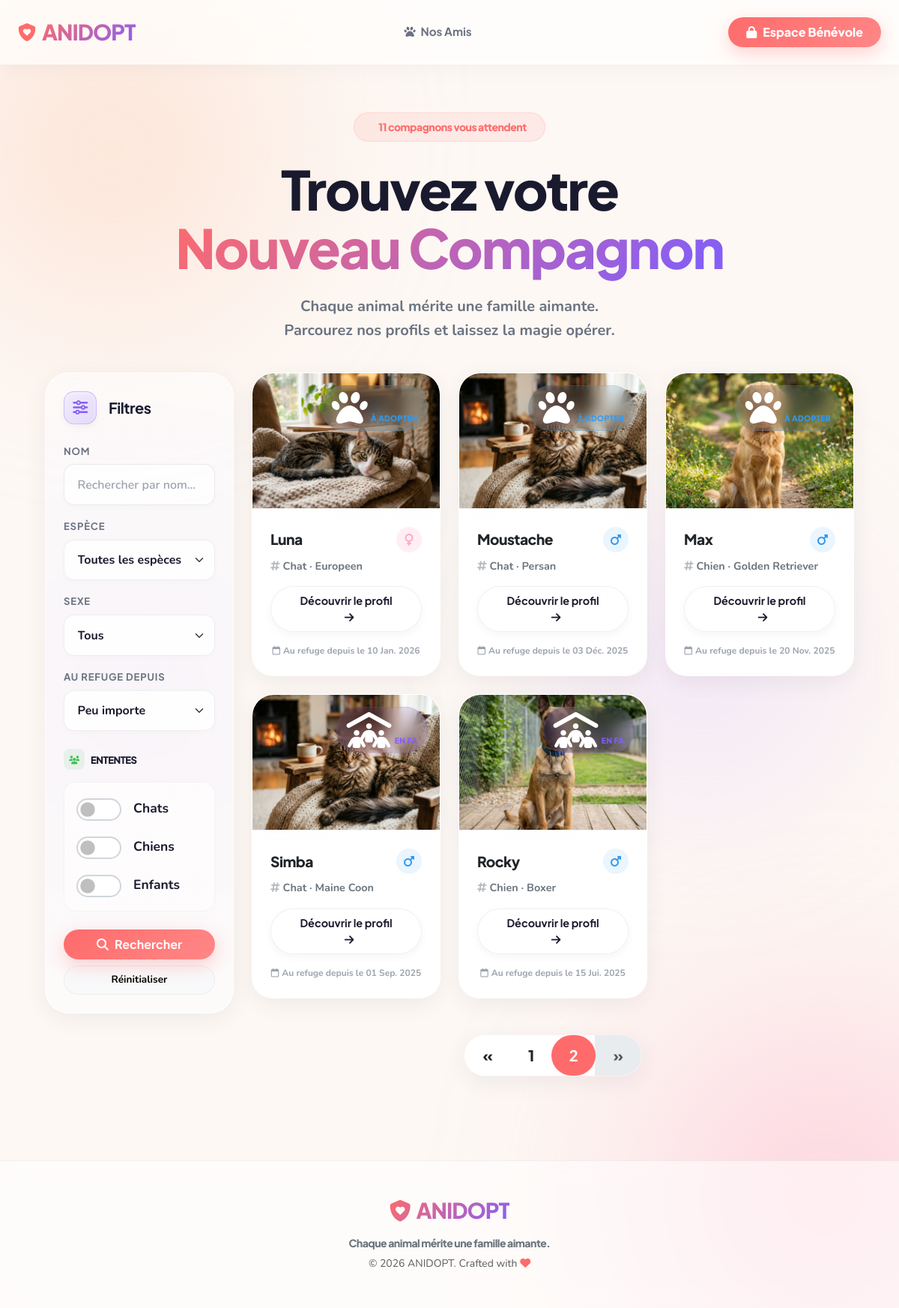
Screenshot of /?page=2 with the database file from the repository.
### refuge/models.py (models this page shows, shortened)
class Animal(models.Model):
    STATUT_CHOICES = [
        ('Disponible', 'Disponible'),
        ('En soin', 'En soin'),
        ('Adopté', 'Adopté'),
        ('En famille d\'accueil', 'En famille d\'accueil'),
    ]
    SEXE_CHOICES = [
        ('M', 'Mâle'),
        ('F', 'Femelle'),
    ]
    nom = models.CharField(max_length=100, verbose_name="Nom de l'animal")
    espece = models.ForeignKey(Espece, on_delete=models.CASCADE, related_name='animaux', verbose_name="Espèce")
    race = models.CharField(max_length=100, blank=True, verbose_name="Race")
    sexe = models.CharField(max_length=1, choices=SEXE_CHOICES, default='M', verbose_name="Sexe")
    date_naissance_estimee = models.DateField(verbose_name="Date de naissance estimée")
    photo = models.ImageField(upload_to='animaux/', blank=True, null=True, verbose_name="Photo de l'animal")
    vaccine = models.BooleanField(default=False, verbose_name="Vacciné")
    sterilise = models.BooleanField(default=False, verbose_name="Stérilisé")
    compatibilite_chats = models.BooleanField(default=False, verbose_name="Entente Chats")
    compatibilite_chiens = models.BooleanField(default=False, verbose_name="Entente Chiens")
    compatibilite_enfants = models.BooleanField(default=False, verbose_name="Entente Enfants")
    statut = models.CharField(max_length=50, choices=STATUT_CHOICES, default='Disponible', verbose_name="Statut")
    date_arrivee = models.DateField(default=timezone.now, verbose_name="Date d'arrivée")
    class Meta:
        verbose_name_plural = "Animaux"

class Espece(models.Model):
    nom_espece = models.CharField(max_length=100, unique=True, verbose_name="Nom de l'espèce")
    besoins_specifiques = models.TextField(blank=True, verbose_name="Besoins spécifiques")
    def __str__(self):
        return self.nom_espece

### refuge/views.py (the view)
# urls.py: path('', views.animal_list, name='animal_list'),
def animal_list(request):
    animaux_list = Animal.objects.all().order_by('-date_arrivee')
    form = AnimalSearchForm(request.GET)
    if form.is_valid():
        if form.cleaned_data.get('nom'):
            animaux_list = animaux_list.filter(nom__icontains=form.cleaned_data['nom'])
        if form.cleaned_data.get('espece'):
            animaux_list = animaux_list.filter(espece=form.cleaned_data['espece'])
        if form.cleaned_data.get('sexe'):
            animaux_list = animaux_list.filter(sexe=form.cleaned_data['sexe'])
        if form.cleaned_data.get('entente_chats'):
            animaux_list = animaux_list.filter(compatibilite_chats=True)
        if form.cleaned_data.get('entente_chiens'):
            animaux_list = animaux_list.filter(compatibilite_chiens=True)
        if form.cleaned_data.get('entente_enfants'):
            animaux_list = animaux_list.filter(compatibilite_enfants=True)
        duree = form.cleaned_data.get('duree_sejour')
        today = timezone.now().date()
        if duree == 'recent':
            animaux_list = animaux_list.filter(date_arrivee__gte=today - datetime.timedelta(days=30))
        elif duree == 'moyen':
            animaux_list = animaux_list.filter(date_arrivee__lt=today - datetime.timedelta(days=30), date_arrivee__gte=today - datetime.timedelta(days=180))
        elif duree == 'long':
            animaux_list = animaux_list.filter(date_arrivee__lt=today - datetime.timedelta(days=180))
    paginator = Paginator(animaux_list, 6) # 6 animaux par page
    page_number = request.GET.get('page')
    animaux = paginator.get_page(page_number)
    context = {
        'animaux': animaux,
        'form': form,
    }
    return render(request, 'refuge/animal_list.html', context)

### refuge/templates/refuge/animal_list.html (shortened to what this page needs)
{% extends 'refuge/base.html' %}
{% block hero %}
<div class="hero-supreme reveal">
    <div class="d-inline-flex align-items-center px-4 py-2 mb-4 rounded-pill" style="background: var(--primary-light); border: 1.5px solid rgba(255, 107, 107, 0.15);">
        <span class="tech-font small" style="color: var(--primary);">{{ animaux.paginator.count }} compagnons vous attendent</span>
    </div>
    <h1 class="hero-title fw-black" style="font-size: 4.5rem; letter-spacing: -2px;">Trouvez votre<br><span style="background: linear-gradient(135deg, var(--primary), var(--accent), var(--primary)); background-size: 200% auto; -webkit-background-clip: text; -webkit-text-fill-color: transparent; animation: shine 5s linear infinite;">Nouveau Compagnon</span></h1>
    <p class="hero-subtitle mt-3 fs-5">Chaque animal mérite une famille aimante.<br>Parcourez nos profils et laissez la magie opérer.</p>
</div>
{% endblock %}
{% block content %}
<div class="row g-4">
    <div class="col-xl-3 col-lg-4 reveal d-1">
        <div class="glass-panel p-4 position-sticky overflow-hidden" style="top: 120px; border-radius: 32px;">
            <div style="position: relative; z-index: 1;">
                <h5 class="mb-4 d-flex align-items-center tech-font fw-bold">
                    <div class="icon-glass-sm accent-glass me-3">
                        <i class="fa-solid fa-sliders" style="color: var(--accent);"></i>
                    </div>
                    Filtres
                </h5>
            <form method="get">
                <div class="mb-3">
                    <label class="form-label">Nom</label>
                    {{ form.nom }}
                </div>
                <div class="mb-3">
                    <label class="form-label">Espèce</label>
                    {{ form.espece }}
                </div>
                <div class="mb-3">
                    <label class="form-label">Sexe</label>
                    {{ form.sexe }}
                </div>
                <div class="mb-4">
                    <label class="form-label">Au refuge depuis</label>
                    {{ form.duree_sejour }}
                </div>
                <h6 class="tech-font mb-3 d-flex align-items-center" style="font-size: 0.82rem;">
                    <div class="d-flex align-items-center justify-content-center rounded-3 me-2" style="width: 28px; height: 28px; background: var(--success-light);">
                        <i class="fa-solid fa-users" style="color: var(--success); font-size: 0.7rem;"></i>
                    </div>
                    ENTENTES
                </h6>
                <div class="p-3 mb-4 rounded-4" style="background: rgba(255,255,255,0.6); border: 1.5px solid rgba(0,0,0,0.04);">
                    <div class="form-check form-switch fs-5 mb-3 d-flex align-items-center">
                        {{ form.entente_chats }}
                        <label class="form-check-label ms-3 fw-bold small" for="{{ form.entente_chats.id_for_label }}">Chats</label>
                    </div>
                    <div class="form-check form-switch fs-5 mb-3 d-flex align-items-center">
                        {{ form.entente_chiens }}
                        <label class="form-check-label ms-3 fw-bold small" for="{{ form.entente_chiens.id_for_label }}">Chiens</label>
                    </div>
                    <div class="form-check form-switch fs-5 d-flex align-items-center">
                        {{ form.entente_enfants }}
                        <label class="form-check-label ms-3 fw-bold small" for="{{ form.entente_enfants.id_for_label }}">Enfants</label>
                    </div>
                </div>
                <button type="submit" class="btn btn-supreme w-100 mb-2 py-2 fw-bold" style="border-radius: 100px;"><i class="fa-solid fa-magnifying-glass me-2"></i>Rechercher</button>
                <a href="{% url 'animal_list' %}" class="btn btn-light w-100 py-2 fw-bold" style="font-size: 0.85rem; border-radius: 100px; border: 1px solid rgba(0,0,0,0.05);">Réinitialiser</a>
            </form>
            </div>
        </div>
    </div>
    <div class="col-xl-9 col-lg-8">
        <div class="row row-cols-1 row-cols-md-2 row-cols-xl-3 g-4 reveal d-2">
            {% for animal in animaux %}
            <div class="col">
                <div class="card-holo tilt-card" data-tilt data-tilt-max="5" data-tilt-speed="400" data-tilt-glare data-tilt-max-glare="0.2">
                    <div class="card-holo-icon position-relative border-0" style="height: 180px;">
                        {% if animal.photo %}
                        <div class="position-absolute w-100 h-100" style="background: url('{{ animal.photo.url }}') center/cover no-repeat; transition: transform 0.6s ease;"></div>
                        <div class="position-absolute w-100 h-100" style="background: linear-gradient(180deg, transparent 50%, rgba(0,0,0,0.03) 100%);"></div>
                        {% else %}
                        <i class="fa-solid fa-paw"></i>
                        {% endif %}
                        {% if animal.statut == 'Disponible' %}
                            <span class="badge badge-neon badge-disponible position-absolute top-0 end-0 m-3 z-3"><i class="fa-solid fa-paw me-1"></i>À adopter</span>
                        {% elif animal.statut == 'En soin' %}
                            <span class="badge badge-neon badge-en-soin position-absolute top-0 end-0 m-3 z-3"><i class="fa-solid fa-bed me-1"></i>En soin</span>
                        {% elif animal.statut == 'Adopté' %}
                            <span class="badge badge-neon badge-adopte position-absolute top-0 end-0 m-3 z-3"><i class="fa-solid fa-heart me-1"></i>Adopté</span>
                        {% else %}
                            <span class="badge badge-neon badge-fa position-absolute top-0 end-0 m-3 z-3"><i class="fa-solid fa-people-roof me-1"></i>En FA</span>
                        {% endif %}
                    </div>
                    <div class="p-4 position-relative z-3" style="background: rgba(255,255,255,0.85); backdrop-filter: blur(10px); border-top: 1px solid rgba(0,0,0,0.04);">
                        <div class="d-flex justify-content-between align-items-center mb-2">
                            <h4 class="mb-0 tech-font text-dark" style="font-size: 1.2rem;">{{ animal.nom }}</h4>
                            <span class="d-flex align-items-center justify-content-center rounded-circle" style="width: 34px; height: 34px; background: {% if animal.sexe == 'M' %}rgba(51,154,240,0.1){% else %}rgba(255,169,197,0.2){% endif %};">
                                {% if animal.sexe == 'M' %}<i class="fa-solid fa-mars" style="color: #339AF0;"></i>{% else %}<i class="fa-solid fa-venus" style="color: var(--aurora-rose);"></i>{% endif %}
                            </span>
                        </div>
                        <p class="fw-bold text-secondary mb-3" style="font-size: 0.9rem;">
                            <i class="fa-solid fa-hashtag me-1 opacity-50"></i>{{ animal.espece }} {% if animal.race %}· {{ animal.race }}{% endif %}
                        </p>
                        <a href="{% url 'animal_detail' animal.id %}" class="btn btn-outline-supreme w-100 stretched-link py-2 fw-bold hover-lift" style="font-size: 0.9rem; border-radius: 100px; transition: all 0.3s;">Découvrir le profil <i class="fa-solid fa-arrow-right ms-2"></i></a>
                        <div class="text-center fw-bold mt-3" style="font-size: 0.75rem; color: var(--text-muted);">
                            <i class="fa-regular fa-calendar me-1"></i>Au refuge depuis le {{ animal.date_arrivee|date:"d M. Y" }}
                        </div>
                    </div>
                </div>
            </div>
            {% endfor %}
        </div>
        {% if animaux.has_other_pages %}
        <nav class="mt-5 d-flex justify-content-center reveal d-3">
            <ul class="pagination pagination-lg tech-font overflow-hidden" style="background: rgba(255,255,255,0.8); border-radius: 100px; border: 1.5px solid rgba(0,0,0,0.04); box-shadow: var(--shadow-card);">
                {% if animaux.has_previous %}
                    <li class="page-item"><a class="page-link text-dark border-0 px-4" href="?page={{ animaux.previous_page_number }}">&laquo;</a></li>
                {% else %}
                    <li class="page-item disabled"><span class="page-link text-muted border-0 px-4">&laquo;</span></li>
                {% endif %}
                {% for i in animaux.paginator.page_range %}
                    {% if animaux.number == i %}
                        <li class="page-item active"><span class="page-link fw-bold border-0 px-4" style="background: var(--primary); color: white; border-radius: 100px;">{{ i }}</span></li>
                    {% else %}
                        <li class="page-item"><a class="page-link text-dark border-0 px-4" href="?page={{ i }}{% for key, value in request.GET.items %}{% if key != 'page' %}&{{ key }}={{ value }}{% endif %}{% endfor %}">{{ i }}</a></li>
                    {% endif %}
                {% endfor %}
                {% if animaux.has_next %}
                    <li class="page-item"><a class="page-link text-dark border-0 px-4" href="?page={{ animaux.next_page_number }}{% for key, value in request.GET.items %}{% if key != 'page' %}&{{ key }}={{ value }}{% endif %}{% endfor %}">&raquo;</a></li>
                {% else %}
                    <li class="page-item disabled"><span class="page-link text-muted border-0 px-4">&raquo;</span></li>
                {% endif %}
            </ul>
        </nav>
        {% endif %}
    </div>
</div>
{% endblock content %}

### rows the page displays
Animal: photo (picture), statut "Disponible" (drawn), nom "Luna", sexe "F" (drawn), espece "Chat", race "Europeen", date_arrivee "10 Jan. 2026"
Animal: photo (picture), statut "Disponible" (drawn), nom "Moustache", sexe "M" (drawn), espece "Chat", race "Persan", date_arrivee "03 Déc. 2025"
Animal: photo (picture), statut "Disponible" (drawn), nom "Max", sexe "M" (drawn), espece "Chien", race "Golden Retriever", date_arrivee "20 Nov. 2025"
Animal: photo (picture), shows "EN FA", nom "Simba", sexe "M" (drawn), espece "Chat", race "Maine Coon", date_arrivee "01 Sep. 2025"
Animal: photo (picture), statut "EN FA", nom "Rocky", sexe "M" (drawn), espece "Chien", race "Boxer", date_arrivee "15 Jui. 2025"

### other values shown
{{ animaux.paginator.count }} "11"
{{ i }} "1"
{{ i }} "2"
